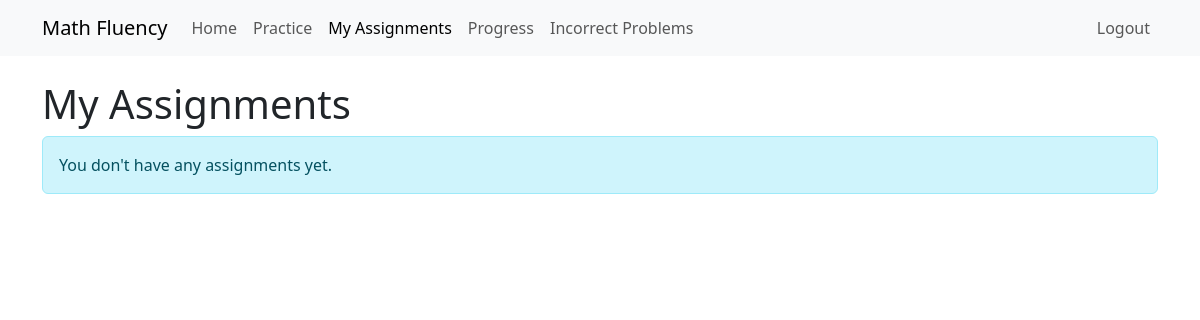
The app's page /student/assignments (signed in), older data.
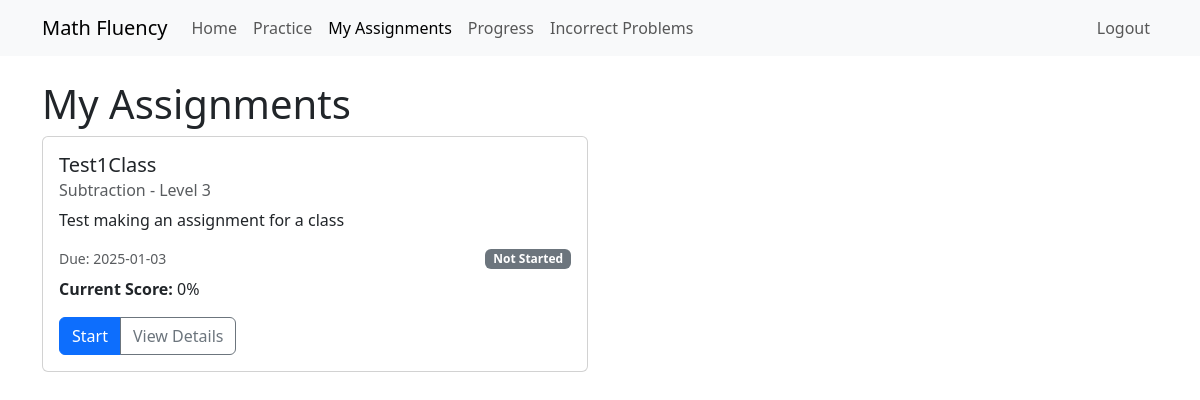
The same page, newer data.
### models/assignment.py (models this page shows, shortened)
class Assignment(db.Model):
    id = db.Column(db.Integer, primary_key=True)
    title = db.Column(db.String(100), nullable=False)
    description = db.Column(db.String(500))
    operation = db.Column(db.String(20), nullable=False)  # 'addition' or 'multiplication'
    level = db.Column(db.Integer, nullable=False)
    required_problems = db.Column(db.Integer, default=10)
    min_correct_percentage = db.Column(db.Integer, default=80)
    active = db.Column(db.Boolean, default=True)  # Whether the assignment is visible to students
    custom_number1 = db.Column(db.Integer)
    custom_number2 = db.Column(db.Integer)
    max_attempts_per_problem = db.Column(db.Integer, default=None)  # None means unlimited
    show_solution_after_attempts = db.Column(db.Integer, default=3)
    requires_work_shown = db.Column(db.Boolean, default=False)
    is_template = db.Column(db.Boolean, default=False)  # Can be saved as template
    partial_credit = db.Column(db.Boolean, default=True)
    late_submission_policy = db.Column(db.String(20), default='no_credit')  # no_credit, partial_credit, full_credit
    visibility = db.Column(db.String(20), default='immediate')  # immediate, date, prerequisite
    practice_mode_enabled = db.Column(db.Boolean, default=True)
    hint_system = db.Column(db.JSON)  # Store multiple levels of hints
    video_tutorial_url = db.Column(db.String(500))
    created_at = db.Column(db.DateTime, default=datetime.utcnow)
    available_from = db.Column(db.DateTime)
    due_date = db.Column(db.DateTime, nullable=False)
    is_graded = db.Column(db.Boolean, default=False)
    graded_at = db.Column(db.DateTime)
    is_class_assignment = db.Column(db.Boolean, default=True)
    teacher_id = db.Column(db.Integer, db.ForeignKey('user.id'), nullable=False)
    class_id = db.Column(db.Integer, db.ForeignKey('class.id'), nullable=True)
    teacher = db.relationship('User', backref='created_assignments', foreign_keys=[teacher_id])
    assigned_class = db.relationship('Class', backref='assignments')
    individual_students = db.relationship('User', secondary=student_assignments, backref='individual_assignments')
    student_progress = db.relationship('AssignmentProgress', backref='assignment', lazy='dynamic')
    prerequisites = db.relationship(
        'Assignment', secondary=prerequisite_assignments,
        primaryjoin=(prerequisite_assignments.c.assignment_id == id),
        secondaryjoin=(prerequisite_assignments.c.prerequisite_id == id),
        backref='required_for'
    )
    def get_progress(self, student):
        progress = AssignmentProgress.query.filter_by(
            assignment_id=self.id,
            student_id=student.id
        ).first()
        return progress

class AssignmentProgress(db.Model):
    id = db.Column(db.Integer, primary_key=True)
    student_id = db.Column(db.Integer, db.ForeignKey('user.id'), nullable=False)
    assignment_id = db.Column(db.Integer, db.ForeignKey('assignment.id'), nullable=False)
    problems_attempted = db.Column(db.Integer, default=0)
    problems_correct = db.Column(db.Integer, default=0)
    completed = db.Column(db.Boolean, default=False)
    completed_at = db.Column(db.DateTime)
    total_time_spent = db.Column(db.Integer, default=0)  # Total time in seconds
    streak_count = db.Column(db.Integer, default=0)  # Consecutive correct answers
    mastery_level = db.Column(db.Float, default=0.0)  # 0.0 to 1.0
    last_attempt_at = db.Column(db.DateTime)
    practice_mode = db.Column(db.Boolean, default=False)
    student_notes = db.Column(db.Text)
    teacher_comment = db.Column(db.String(500))
    grade_override = db.Column(db.Integer)
    @property
    def score(self):
        if self.problems_attempted == 0:
            return 0
        if self.grade_override is not None:
            return self.grade_override
        return round((self.problems_correct / self.problems_attempted) * 100)
    needs_review = db.Column(db.Boolean, default=False)
    student = db.relationship('User', backref='assignment_progress')

### routes/assignment_routes.py (the view)
@assignment_bp.route('/student/assignments')
@login_required
def student_assignments():
    if current_user.is_teacher:
        return redirect(url_for('assignment.list_assignments'))
    assignments = Assignment.query\
        .join(Class, Assignment.class_id == Class.id)\
        .join(Class.students)\
        .filter(Class.students.any(id=current_user.id))\
        .all()
    return render_template('assignments/student_list.html', assignments=assignments)

### app.py (called while the page is built)
@login_manager.user_loader
def load_user(user_id):
    return User.query.get(int(user_id))

### templates/assignments/student_list.html (shortened to what this page needs)
{% extends "base.html" %}
{% block content %}
<div class="container mt-4">
    <h1>My Assignments</h1>
    {% if assignments %}
    <div class="row">
        {% for assignment in assignments %}
        <div class="col-md-6 mb-4">
            <div class="card">
                <div class="card-body">
                    <h5 class="card-title">{{ assignment.title }}</h5>
                    <h6 class="card-subtitle mb-2 text-muted">
                        {{ assignment.operation.title() }} - Level {{ assignment.level }}
                    </h6>
                    <p class="card-text">{{ assignment.description }}</p>
                    {% set progress = assignment.get_progress(current_user) %}
                    <div class="mb-3">
                        <div class="d-flex justify-content-between align-items-center mb-2">
                            <small class="text-muted">Due: {{ assignment.due_date.strftime('%Y-%m-%d') }}</small>
                            {% if progress and progress.completed %}
                                <span class="badge bg-success">Completed</span>
                            {% elif progress and progress.started %}
                                <span class="badge bg-warning">In Progress</span>
                            {% else %}
                                <span class="badge bg-secondary">Not Started</span>
                            {% endif %}
                        </div>
                        {% if progress and progress.score is not none %}
                        <p class="mb-2">
                            <strong>Current Score:</strong> {{ progress.score }}%
                        </p>
                        {% endif %}
                    </div>
                    <div class="btn-group">
                        {% if not progress or not progress.completed %}
                        <a href="{{ url_for('assignment.start_assignment', id=assignment.id) }}"
                            class="btn btn-primary">
                            {% if progress and progress.started %}Continue{% else %}Start{% endif %}
                        </a>
                        {% endif %}
                        <a href="{{ url_for('assignment.view_assignment', id=assignment.id) }}"
                            class="btn btn-outline-secondary">
                            View Details
                        </a>
                    </div>
                </div>
            </div>
        </div>
        {% endfor %}
    </div>
    {% else %}
    <div class="alert alert-info">
        You don't have any assignments yet.
    </div>
    {% endif %}
</div>
{% endblock %}

### templates/base.html (shortened to what this page needs)
<!DOCTYPE html>
<html lang="en">
<head>
    <link href="https://cdn.jsdelivr.net/npm/bootstrap@5.3.2/dist/css/bootstrap.min.css" rel="stylesheet">
</head>
<body>
    <nav class="navbar navbar-expand-lg navbar-light bg-light">
        <div class="container">
            <a class="navbar-brand" href="{{ url_for('main.home') }}">Math Fluency</a>
            <div class="collapse navbar-collapse" id="navbarNav">
                <ul class="navbar-nav">
                    <li class="nav-item">
                        <a class="nav-link {% if request.endpoint == 'main.home' %}active{% endif %}" href="{{ url_for('main.home') }}">Home</a>
                    </li>
                    <li class="nav-item">
                        <a class="nav-link {% if request.endpoint == 'practice' %}active{% endif %}" href="{{ url_for('practice') }}">Practice</a>
                    </li>
                    {% if current_user.is_authenticated %}
                    {% if current_user.is_teacher %}
                    <li class="nav-item">
                        <a class="nav-link {% if request.endpoint.startswith('assignment.') %}active{% endif %}"
                            href="{{ url_for('assignment.list_assignments') }}">
                            <i class="fas fa-tasks"></i> Assignments
                        </a>
                    </li>
                    {% else %}
                    <li class="nav-item">
                        <a class="nav-link {% if request.endpoint.startswith('assignment.') %}active{% endif %}"
                            href="{{ url_for('assignment.student_assignments') }}">
                             My Assignments
                        </a>
                    </li>
                    {% endif %}
                    {% endif %}
                    <li class="nav-item">
                        <a class="nav-link {% if request.endpoint == 'progress.progress' %}active{% endif %}" href="{{ url_for('progress.progress') }}">Progress</a>
                    </li>
                    <li class="nav-item">
                        <a class="nav-link {% if request.endpoint == 'progress.incorrect_problems' %}active{% endif %}" href="{{ url_for('progress.incorrect_problems') }}">Incorrect Problems</a>
                    </li>
                </ul>
                <ul class="navbar-nav ms-auto">
                    {% if current_user.is_authenticated %}
                    <li class="nav-item">
                        <a class="nav-link" href="{{ url_for('auth.logout') }}">Logout</a>
                    </li>
                    {% endif %}
                </ul>
            </div>
        </div>
    </nav>
    {% block content %}{% endblock %}
</body>
</html>

Row changes from the older to the newer data that the page shows:
added Assignment: title "Test1Class", operation "Subtraction", level "3", description "Test making an assignment for a class", due_date "2025-01-03"
added AssignmentProgress: score "0"
Text that changed along with them:
text no longer shown: "You don't have any assignments yet."
